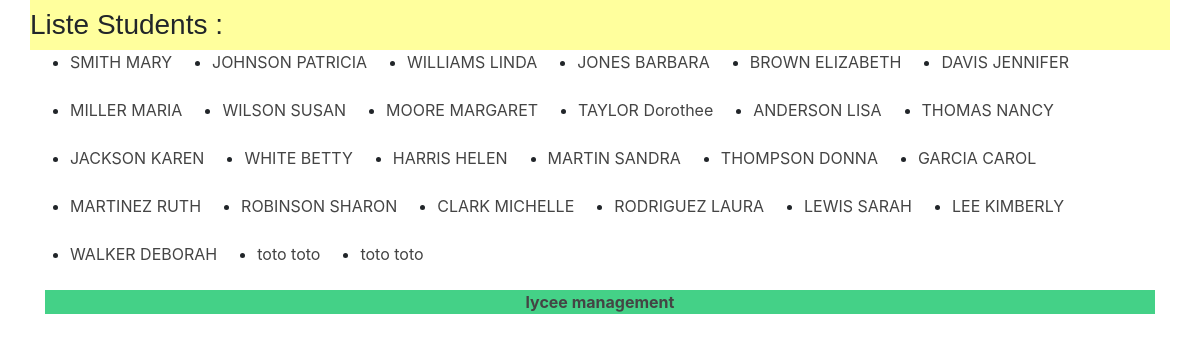
/lycee/29, run on the app's committed database.
### lycee/models.py (models this page shows, shortened)
class Student(models.Model):
  first_name = models.CharField(
        max_length=50,
        blank=False,
        null=False
  )
  birth_date = models.DateField(
        verbose_name='date of birth',
        blank=False,
        null=False
  )
  last_name = models.CharField(
        verbose_name="lastname",
        help_text="last name of the student",
        blank=False,  # pas de champ vide
        null=False,  # pas de champ null (a conjuguer avec default
        default="???",
        max_length=255,  # taille maximale du champ
  )
  phone = models.CharField(
        verbose_name="phonenumber",
        help_text="phone number of the student",
        blank=False,  # pas de champ vide
        null=False,  # pas de champ null (a conjuguer avec default
        default="0999999999",
        max_length=10,  # taille maximale du champ
  )
  email = models.EmailField(
        verbose_name="email",
        help_text="phone number of the student",
        blank=False,  # pas de champ vide
        null=False,  # pas de champ null (a conjuguer avec default
        default="x@y.z",
        max_length=255,  # taille maximale du champ
  )
  comments = models.CharField(
        verbose_name="comments",
        help_text="some comments about the student",
        blank=True,
        null=False,  # pas de champ null (a conjuguer avec default
        default="",
        max_length=255,  # taille maximale du champ
  )
  cursus = models.ForeignKey(
    Cursus,
    on_delete=models.CASCADE, # necessaire selon la version de Django
    null=True # A rajouter si pb avec 'default'
   )

### lycee/views.py (the view)
# urls.py: url(r'^(?P<cursus_id>[0-9]+)$', views.detail, name='detail'),
def detail(request, cursus_id):
  result_list = Student.objects.filter(cursus=cursus_id)
  context = {'liste': result_list,
            }
  return render (request, 'lycee/detail.html' , context)

### lycee/templates/lycee/detail.html
{% extends "master.html" %}
{% load static %}
{% if liste %}
    {% block title %}
          <h3>Liste Students : {{liste.cursus}}</h3>
    {% endblock %}
    {% block content %}
      {% for Students in liste %}
          <ul>
            <li> <a href="/lycee/student/{{Students.id}}">{{Students.last_name}} {{Students.first_name }} <br></a></li>
          </ul><br>
        <br>
      {% endfor %}
    {% endblock %}
{% else %}
     <p>No student to show.</p>
{% endif %}

### lycee/templates/master.html (shortened to what this page needs)
<!DOCTYPE html>
{% load static %}
<htm>
  <head>
    <link rel="stylesheet" href="https://stackpath.bootstrapcdn.com/bootstrap/4.3.1/css/bootstrap.min.css">
        <link rel="stylesheet" type="text/css" href="{% static 'lycee/style.css' %}" />
  </head>
  <body>
    <div class="container">
      <header class="row">
        <div class = "page-header">
          <h3>{% block title%}{% endblock %}</h3>
        </div>
      </header>
      <article class="row">{% block content %}{% endblock %}</article>
      <footer class ="navbar-fixed-bottom">
        <p class="text-center"><strong><a href="/lycee"> lycee management</a></strong></p>
      </footer>
    </div>
  </body>
</htm>

### lycee/static/lycee/style.css (style rules this page uses)
a { color : #444444; }
p { background-color: #44d187 }
.page-header { background-color: #FFFF9D; font-family: Arial; width: 100%; }

### data on the page
Student: last_name "SMITH", first_name "MARY"
Student: last_name "JOHNSON", first_name "PATRICIA"
Student: last_name "WILLIAMS", first_name "LINDA"
Student: last_name "JONES", first_name "BARBARA"
Student: last_name "BROWN", first_name "ELIZABETH"
Student: last_name "DAVIS", first_name "JENNIFER"
Student: last_name "MILLER", first_name "MARIA"
Student: last_name "WILSON", first_name "SUSAN"
Student: last_name "MOORE", first_name "MARGARET"
Student: last_name "TAYLOR", first_name "Dorothee"
Student: last_name "ANDERSON", first_name "LISA"
Student: last_name "THOMAS", first_name "NANCY"
Student: last_name "JACKSON", first_name "KAREN"
Student: last_name "WHITE", first_name "BETTY"
Student: last_name "HARRIS", first_name "HELEN"
Student: last_name "MARTIN", first_name "SANDRA"
Student: last_name "THOMPSON", first_name "DONNA"
Student: last_name "GARCIA", first_name "CAROL"
Student: last_name "MARTINEZ", first_name "RUTH"
Student: last_name "ROBINSON", first_name "SHARON"
Student: last_name "CLARK", first_name "MICHELLE"
Student: last_name "RODRIGUEZ", first_name "LAURA"
Student: last_name "LEWIS", first_name "SARAH"
Student: last_name "LEE", first_name "KIMBERLY"
Student: last_name "WALKER", first_name "DEBORAH"
Student: last_name "toto", first_name "toto"
Student: last_name "toto", first_name "toto"
